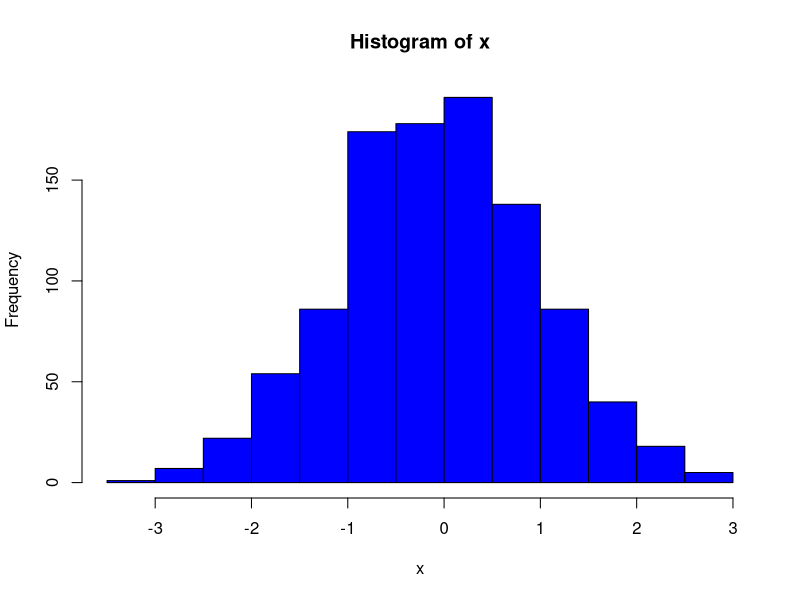
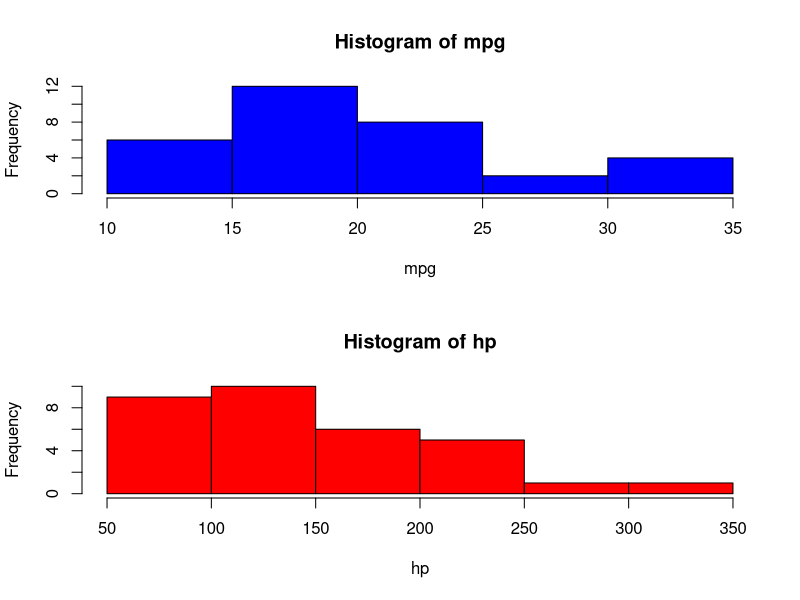
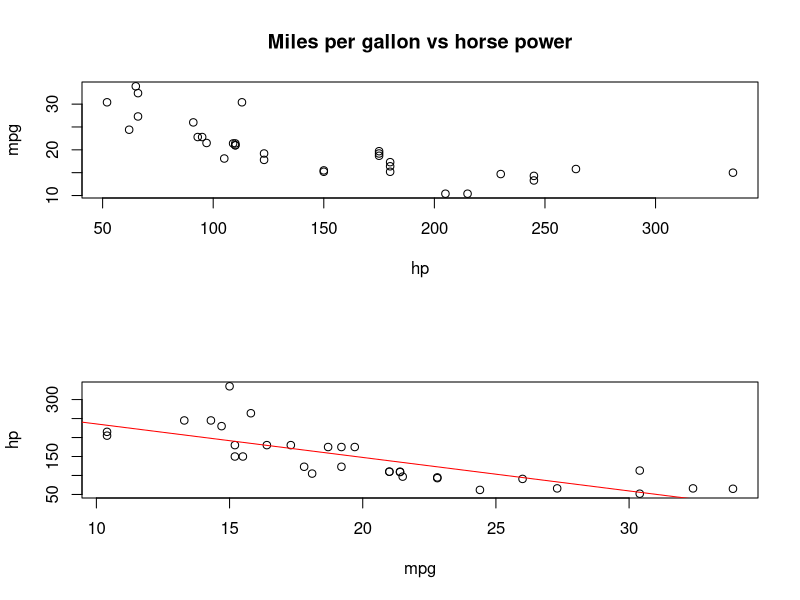

The R source for these figures, in order:
## ---- chunk 1

x = rnorm(1000)

hist(x, c='blue')

## ---- chunk 2

attach(mtcars)

par(mfrow = c(2, 1)) # Create a 2 x 2 plotting matrix

hist(mpg, c='blue')
hist(hp, c='red')

## ---- chunk 3

plot(hp, mpg, main = 'Miles per gallon vs horse power')

## ---- chunk 4

lm = lm(hp~mpg, data=mtcars)
plot(hp~mpg) + abline(lm, col='red')

